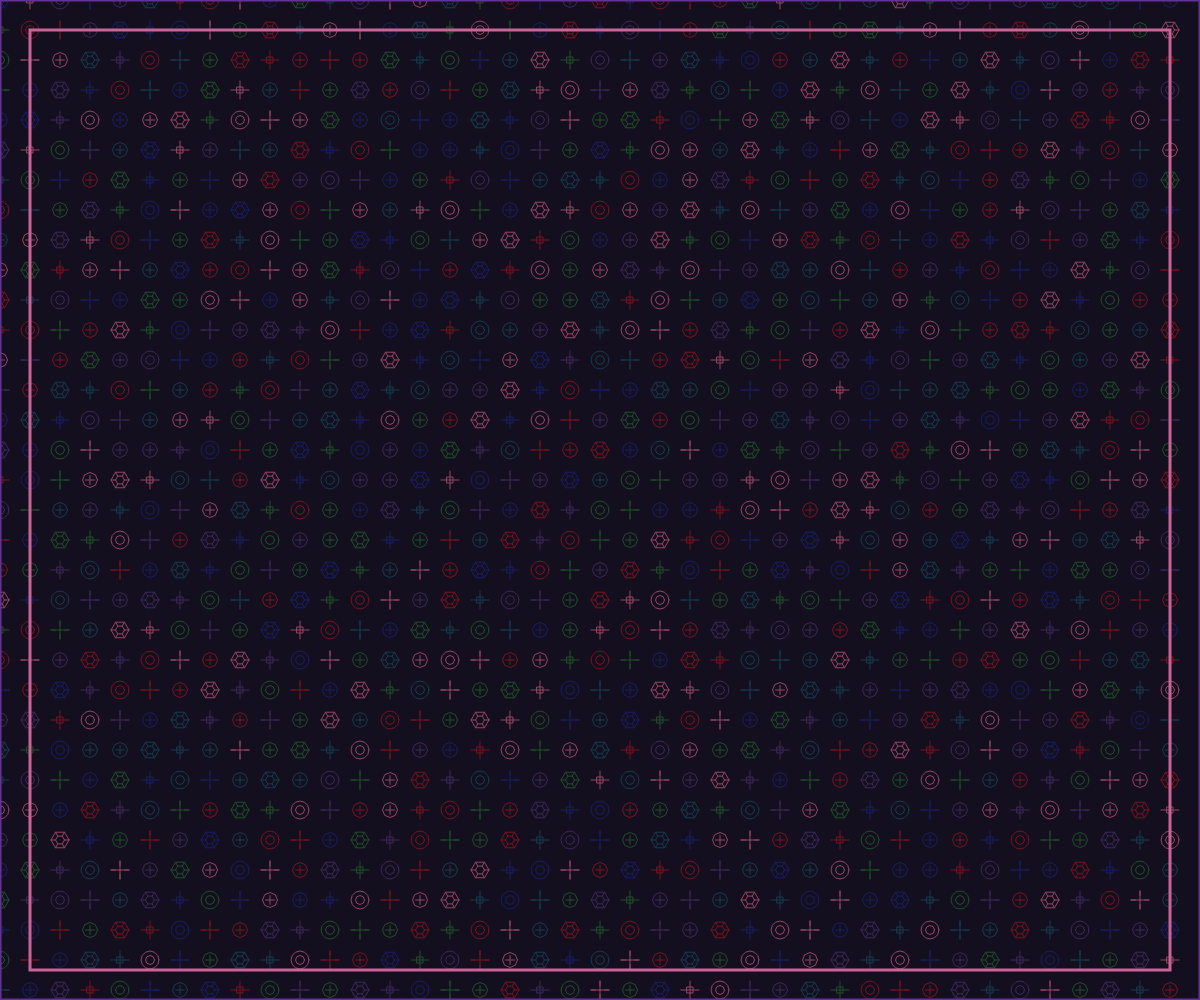
Frame 1 (no input)
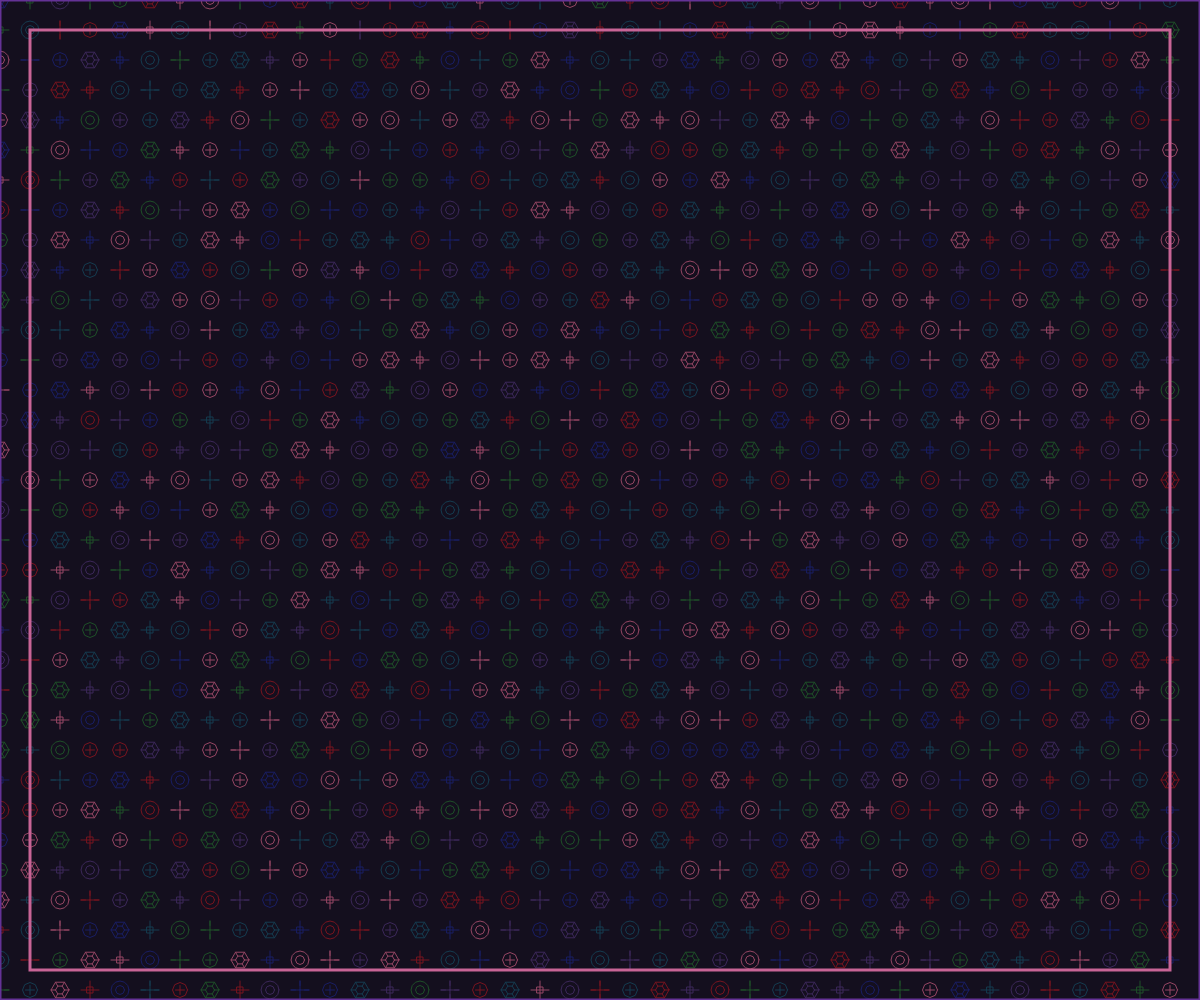
Frame 2 (the mouse pressed at the canvas centre, redrawn once)

The p5.js sketch that drew these frames (run headless with seeded random() and noise() and a simulated clock; the mouse was pressed at the canvas centre and the sketch redrawn once):

// p5.js sketch
// ── sketch.js
let grid;
let cellSize = 30;
let numCellsX, numCellsY;
let patterns = [];

function setup() {
  createCanvas(windowWidth, windowHeight);
  noLoop();
  
  // Calculate grid dimensions
  numCellsX = ceil(width / cellSize);
  numCellsY = ceil(height / cellSize);
  
  // Create the grid structure
  grid = [];
  for (let y = 0; y < numCellsY; y++) {
    grid[y] = [];
    for (let x = 0; x < numCellsX; x++) {
      grid[y][x] = {
        x: x * cellSize,
        y: y * cellSize,
        pattern: random(['crystal', 'cross', 'loop', 'branch', 'interlace'])
      };
    }
  }
  
  // Generate the patterns
  generatePatterns();
}

function draw() {
  background(20, 15, 30);
  
  // Draw the textile pattern
  for (let y = 0; y < numCellsY; y++) {
    for (let x = 0; x < numCellsX; x++) {
      let cell = grid[y][x];
      
      push();
      translate(cell.x, cell.y);
      
      // Draw a textile pattern
      drawPattern(cell.pattern);
      
      pop();
    }
  }
  
  // Draw decorative bands
  strokeWeight(3);
  stroke(100, 50, 150); // Deep purple
  noFill();
  rect(0, 0, width, height);
  
  // Inner decorative band
  stroke(200, 100, 150); // Lighter pink
  rect(cellSize, cellSize, width - cellSize * 2, height - cellSize * 2);
}

function generatePatterns() {
  for (let y = 0; y < numCellsY; y++) {
    for (let x = 0; x < numCellsX; x++) {
      // Create a symmetric pattern by using coordinates
      let symmetry = (x + y) % 5;
      
      if (symmetry === 0) {
        grid[y][x].pattern = 'crystal';
      } else if (symmetry === 1) {
        grid[y][x].pattern = 'cross';
      } else if (symmetry === 2) {
        grid[y][x].pattern = 'loop';
      } else if (symmetry === 3) {
        grid[y][x].pattern = 'branch';
      } else {
        grid[y][x].pattern = 'interlace';
      }
    }
  }
  
  // Add more complex interweaving by adjusting certain cells
  for (let y = 0; y < numCellsY; y++) {
    for (let x = 0; x < numCellsX; x++) {
      if ((x + y) % 4 === 0 && random() > 0.6) {
        grid[y][x].pattern = 'interlace';
      }
    }
  }
}

function drawPattern(patternType) {
  strokeWeight(1);
  
  // Use a palette of jewel tones
  let colors = [
    color(25, 30, 100),   // Deep sapphire
    color(30, 80, 40),    // Emerald green
    color(120, 20, 30),   // Ruby red
    color(60, 40, 90),    // Violet
    color(150, 70, 100),  // Plum
    color(20, 60, 80)     // Ocean blue
  ];
  
  let c = random(colors);
  stroke(c);
  noFill();
  
  switch (patternType) {
    case 'crystal':
      // Draw a geometric crystal shape with rich colors
      beginShape();
      for (let i = 0; i < 6; i++) {
        let angle = map(i, 0, 6, 0, TWO_PI);
        let x = cos(angle) * cellSize * 0.3;
        let y = sin(angle) * cellSize * 0.3;
        vertex(x, y);
      }
      endShape(CLOSE);
      
      // Inner crystal structure
      beginShape();
      for (let i = 0; i < 6; i++) {
        let angle = map(i, 0, 6, 0, TWO_PI);
        let x = cos(angle) * cellSize * 0.15;
        let y = sin(angle) * cellSize * 0.15;
        vertex(x, y);
      }
      endShape(CLOSE);
      
      // Draw connecting lines
      for (let i = 0; i < 6; i++) {
        let angle = map(i, 0, 6, 0, TWO_PI);
        let x1 = cos(angle) * cellSize * 0.3;
        let y1 = sin(angle) * cellSize * 0.3;
        let x2 = cos(angle) * cellSize * 0.15;
        let y2 = sin(angle) * cellSize * 0.15;
        line(x1, y1, x2, y2);
      }
      
      break;
      
    case 'cross':
      // Draw a cross shape with rich color
      line(-cellSize * 0.3, 0, cellSize * 0.3, 0);
      line(0, -cellSize * 0.3, 0, cellSize * 0.3);
      
      // Inner square
      rectMode(CENTER);
      rect(0, 0, cellSize * 0.2, cellSize * 0.2);
      
      break;
      
    case 'loop':
      // Draw a loop with geometric precision
      beginShape();
      for (let i = 0; i < 12; i++) {
        let angle = map(i, 0, 12, 0, TWO_PI);
        let x = cos(angle) * cellSize * 0.3;
        let y = sin(angle) * cellSize * 0.3;
        vertex(x, y);
      }
      endShape(CLOSE);
      
      // Inner loop
      beginShape();
      for (let i = 0; i < 8; i++) {
        let angle = map(i, 0, 8, 0, TWO_PI);
        let x = cos(angle) * cellSize * 0.15;
        let y = sin(angle) * cellSize * 0.15;
        vertex(x, y);
      }
      endShape(CLOSE);
      
      break;
      
    case 'interlace':
      // Draw an interlaced pattern with rich colors
      beginShape();
      for (let i = 0; i < 8; i++) {
        let angle = map(i, 0, 8, 0, TWO_PI);
        let x = cos(angle) * cellSize * 0.25;
        let y = sin(angle) * cellSize * 0.25;
        vertex(x, y);
      }
      endShape(CLOSE);
      
      // Draw a smaller cross inside
      line(-cellSize * 0.15, 0, cellSize * 0.15, 0);
      line(0, -cellSize * 0.15, 0, cellSize * 0.15);
      
      break;
      
    case 'branch':
      // Draw a branching pattern with rich colors
      for (let i = 0; i < 4; i++) {
        let angle = map(i, 0, 4, 0, TWO_PI);
        let x = cos(angle) * cellSize * 0.3;
        let y = sin(angle) * cellSize * 0.3;
        line(0, 0, x, y);
      }
      
      // Draw smaller branches
      for (let i = 0; i < 4; i++) {
        let angle = map(i, 0, 4, 0, TWO_PI);
        let x1 = cos(angle) * cellSize * 0.3;
        let y1 = sin(angle) * cellSize * 0.3;
        let x2 = cos(angle) * cellSize * 0.15;
        let y2 = sin(angle) * cellSize * 0.15;
        line(x1, y1, x2, y2);
      }
      
      break;
  }
}

function windowResized() {
  resizeCanvas(windowWidth, windowHeight);
  
  // Recalculate grid dimensions
  numCellsX = ceil(width / cellSize);
  numCellsY = ceil(height / cellSize);
  
  // Reinitialize the grid
  grid = [];
  for (let y = 0; y < numCellsY; y++) {
    grid[y] = [];
    for (let x = 0; x < numCellsX; x++) {
      grid[y][x] = {
        x: x * cellSize,
        y: y * cellSize,
        pattern: random(['crystal', 'cross', 'loop', 'branch', 'interlace'])
      };
    }
  }
  
  // Regenerate the pattern
  generatePatterns();
}
